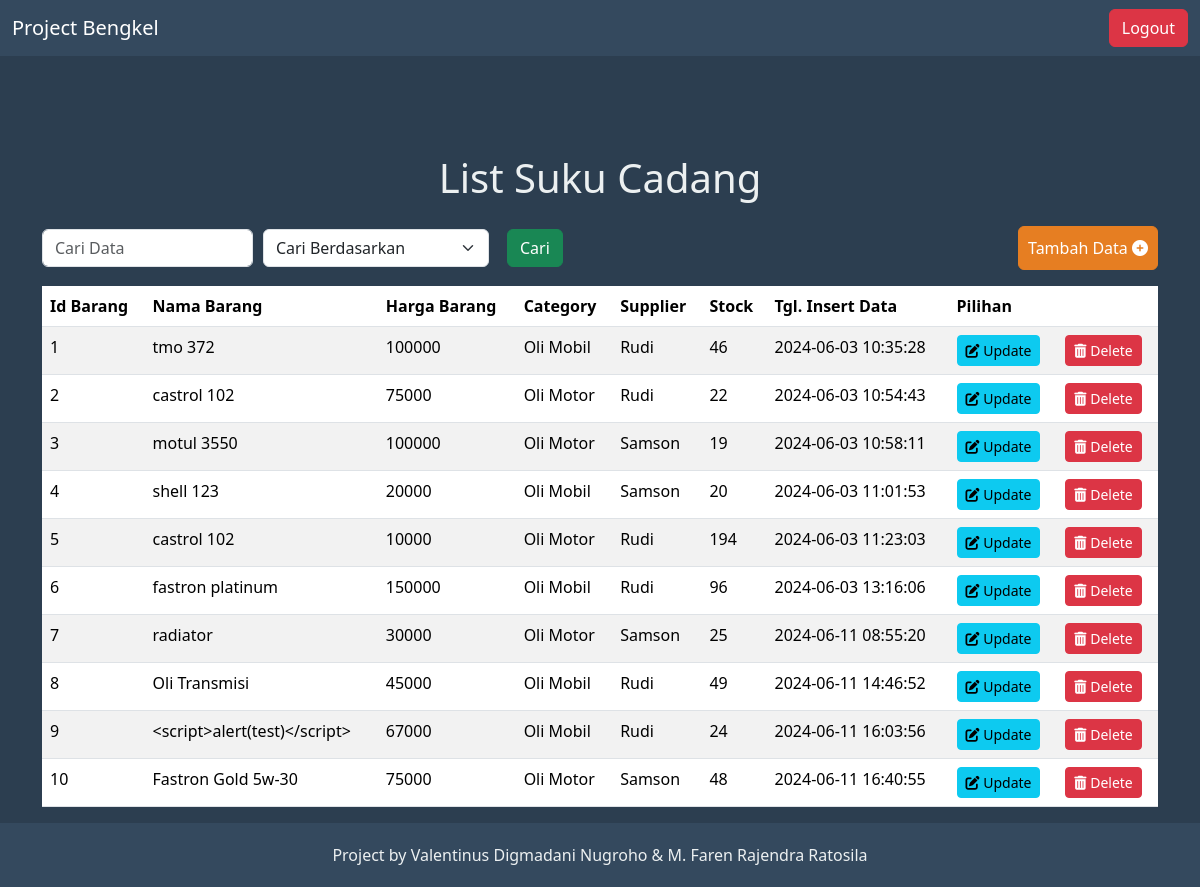
Page /index.php (signed in) on the committed database.
### tables this page shows
CREATE TABLE `products` (
  `id` int(11) NOT NULL,
  `name` varchar(100) DEFAULT NULL,
  `price` decimal(10,0) DEFAULT NULL,
  `id_category` int(11) NOT NULL,
  `id_supplier` int(11) NOT NULL,
  `stock` varchar(10) DEFAULT NULL,
  `created_at` datetime DEFAULT NULL,
  `updated_at` datetime DEFAULT NULL,
  `deleted_at` datetime DEFAULT NULL
);

CREATE TABLE `categories` (
  `id` int(11) NOT NULL,
  `name` varchar(100) DEFAULT NULL
);

CREATE TABLE `supplier` (
  `id_supplier` int(11) NOT NULL,
  `nama_supplier` varchar(100) NOT NULL
);

### index.php (the view, shortened to what this page needs)
<!doctype html>
<html lang="en">
<head>
    <link href="https://cdn.jsdelivr.net/npm/bootstrap@5.3.3/dist/css/bootstrap.min.css" rel="stylesheet">
    <link href="https://cdnjs.cloudflare.com/ajax/libs/font-awesome/6.0.0-beta1/css/all.min.css" rel="stylesheet">
</head>
<body>
<nav class="navbar navbar-expand-lg navbar-dark">
    <div class="container-fluid">
        <a class="navbar-brand" href="#">Project Bengkel</a>
        <div class="collapse navbar-collapse" id="navbarNav">
            <ul class="navbar-nav ms-auto">
                <li class="nav-item">
                    <a class="btn btn-danger" href="logout.php" onclick="confirmLogout(event)">Logout</a>
                </li>
            </ul>
        </div>
    </div>
</nav>
<div class="container">
    <h1 class="text-center mt-5 mb-4">List Suku Cadang</h1>
    <div class="row mb-3">
        <div class="d-flex justify-content-between align-items-center">
            <form action="" method="get" class="d-flex align-items-center">
                <input class="form-control" placeholder="Cari Data" name="search"/>
                <select name="search_by" class="form-select">
                    <option value="">Cari Berdasarkan</option>
                </select>
                <button type="submit" class="btn btn-success mx-2">Cari</button>
            </form>
            <a href="insert.php" class="btn btn-success btn-custom">Tambah Data <i class="fas fa-plus-circle"></i></a>
        </div>
    </div>
    <table class="table table-striped table-hover">
        <thead>
        <tr>
            <th>Id Barang</th>
            <th>Nama Barang</th>
            <th>Harga Barang</th>
            <th>Category</th>
            <th>Supplier</th>
            <th>Stock</th>
            <th>Tgl. Insert Data</th>
            <th colspan="2">Pilihan</th>
        </tr>
        </thead>
        <tbody>
        <?php
        $db = new ConfigDB();
        $conn = $db->connect();
        $searchCondition = "";
        $query = "SELECT a.id, a.name, a.price, a.stock, a.created_at, b.name as category_name, c.nama_supplier as supplier_name
                  FROM products a
                  LEFT JOIN categories b ON a.id_category = b.id
                  LEFT JOIN supplier c ON a.id_supplier = c.id_supplier
                  WHERE a.deleted_at IS NULL $searchCondition";
        $result = $conn->query($query);
        $totalRows = $result->num_rows;
        if ($totalRows > 0) {
            foreach ($result as $key => $row) {
                echo "<tr>";
                echo "<td>".($key + 1)."</td>";
                echo "<td>".$row['name']."</td>";
                echo "<td>".$row['price']."</td>";
                echo "<td>".$row['category_name']."</td>";
                echo "<td>".$row['supplier_name']."</td>";
                echo "<td>".$row['stock']."</td>";
                echo "<td>".$row['created_at']."</td>";
                echo "<td><a class='btn btn-sm btn-info' href='update.php?id=".$row['id']."'><i class='fas fa-edit'></i> Update</a></td>";
                echo "<td><a class='btn btn-sm btn-danger' href='index.php?delete=".$row['id']."' onclick='return confirm(\"Apakah Anda yakin ingin menghapus data?\")'><i class='fas fa-trash-alt'></i> Delete</a></td>";
                echo "</tr>";
            }
        } else {
            echo "<tr><td colspan='8' class='text-center'>No Data</td></tr>";
        }
        ?>
        </tbody>
    </table>
</div>
<footer class="text-center">Project by Valentinus Digmadani Nugroho & M. Faren Rajendra Ratosila</footer>
</body>
</html>

### index.php (style rules this page uses)
body { background:url('https://th.bing.com/th/id/OIP.tljD9WAkwObrX_SlS12V0QHaEK?rs=1&pid=ImgDetMain') no-repeat center center fixed; background-size: cover; background-color: #2c3e50; color: #ecf0f1; display: flex; flex-direction: column; min-height: 100vh; }
.container { flex: 1; padding-top: 50px; }
.navbar { background-color: #34495e; }
footer { background-color: #34495e; padding: 20px; width: 100%; color: #ecf0f1; margin-top: auto; }
.table { background-color: #ecf0f1; color: #2c3e50; }
.btn-custom { background-color: #e67e22; padding: 9px; border-color: #e67e22; }
.form-control, .form-select { margin-right: 10px; }

### rows in the picture
products: name "tmo 372", price "100000", id_category.name "Oli Mobil", id_supplier.nama_supplier "Rudi", stock "46", created_at "2024-06-03 10:35:28"
products: name "castrol 102", price "75000", id_category.name "Oli Motor", id_supplier.nama_supplier "Rudi", stock "22", created_at "2024-06-03 10:54:43"
products: name "motul 3550", price "100000", id_category.name "Oli Motor", id_supplier.nama_supplier "Samson", stock "19", created_at "2024-06-03 10:58:11"
products: name "shell 123", price "20000", id_category.name "Oli Mobil", id_supplier.nama_supplier "Samson", stock "20", created_at "2024-06-03 11:01:53"
products: name "castrol 102", price "10000", id_category.name "Oli Motor", id_supplier.nama_supplier "Rudi", stock "194", created_at "2024-06-03 11:23:03"
products: name "fastron platinum", price "150000", id_category.name "Oli Mobil", id_supplier.nama_supplier "Rudi", stock "96", created_at "2024-06-03 13:16:06"
products: name "radiator", price "30000", id_category.name "Oli Motor", id_supplier.nama_supplier "Samson", stock "25", created_at "2024-06-11 08:55:20"
products: name "Oli Transmisi", price "45000", id_category.name "Oli Mobil", id_supplier.nama_supplier "Rudi", stock "49", created_at "2024-06-11 14:46:52"
products: name "<script>alert(test)</script>", price "67000", id_category.name "Oli Mobil", id_supplier.nama_supplier "Rudi", stock "24", created_at "2024-06-11 16:03:56"
products: name "Fastron Gold 5w-30", price "75000", id_category.name "Oli Motor", id_supplier.nama_supplier "Samson", stock "48", created_at "2024-06-11 16:40:55"
